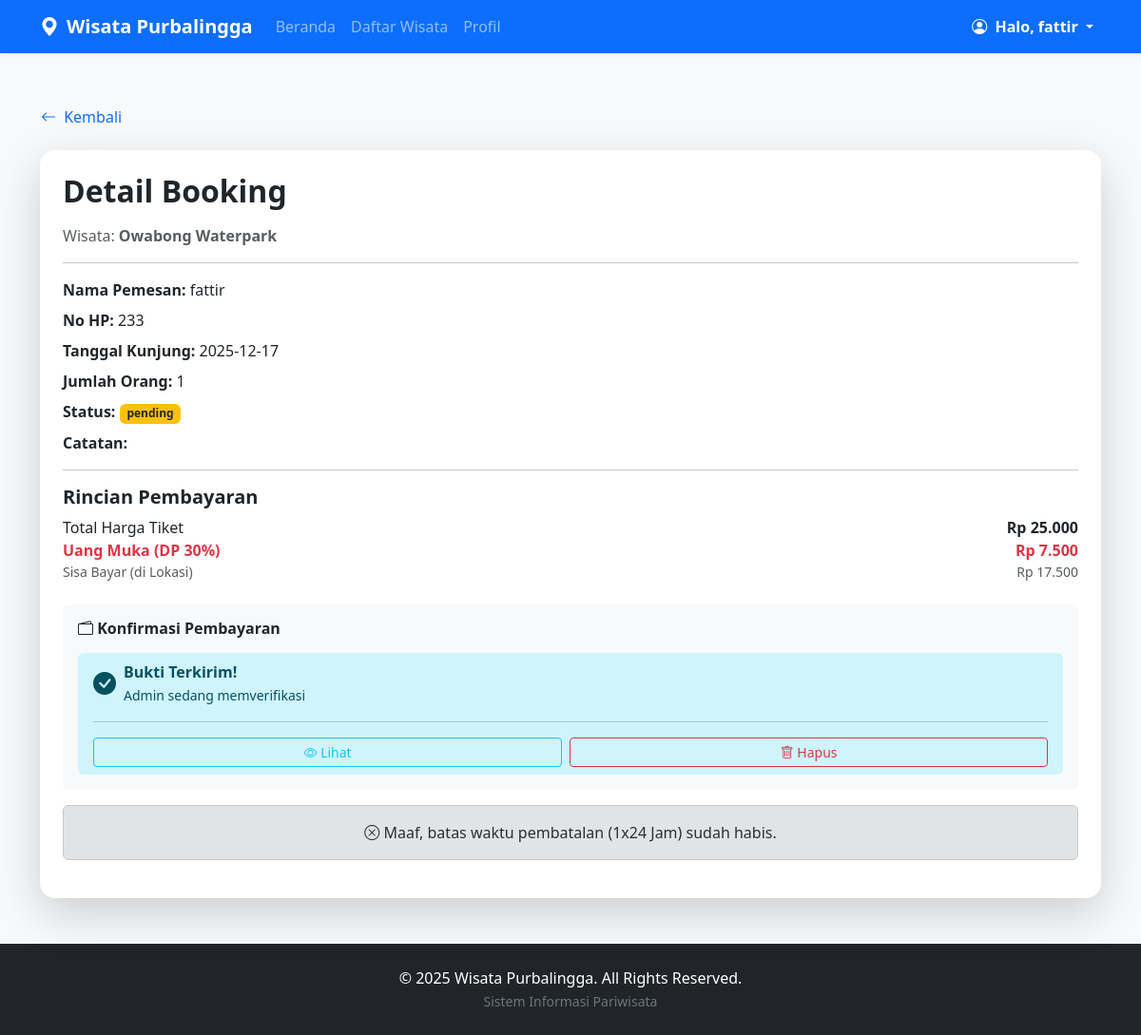
The app's page /booking_detail.php?id_booking=33 (signed in) with its own data.
### tables this page shows
CREATE TABLE `booking_wisata` (
  `id_booking` int NOT NULL,
  `id_user` int DEFAULT NULL,
  `id_wisata` int NOT NULL,
  `nama` varchar(100) NOT NULL,
  `no_hp` varchar(20) NOT NULL,
  `tanggal_kunjung` date NOT NULL,
  `jumlah_orang` int NOT NULL,
  `total_harga` int DEFAULT NULL,
  `catatan` text,
  `status` enum('pending','approved','cancelled') DEFAULT 'pending',
  `created_at` timestamp NULL DEFAULT CURRENT_TIMESTAMP,
  `bukti_bayar` varchar(255) DEFAULT NULL
);

CREATE TABLE `wisata` (
  `id_wisata` int NOT NULL,
  `nama` varchar(150) NOT NULL,
  `deskripsi` text,
  `alamat` text,
  `kecamatan` varchar(100) DEFAULT NULL,
  `kategori` varchar(50) DEFAULT NULL,
  `harga_tiket` int DEFAULT '0',
  `fasilitas` text,
  `link_maps` text,
  `views` int DEFAULT '0',
  `foto` varchar(255) DEFAULT NULL,
  `wa_number` varchar(20) DEFAULT NULL,
  `created_at` datetime DEFAULT CURRENT_TIMESTAMP,
  `latitude` decimal(10,6) NOT NULL,
  `longitude` decimal(10,6) NOT NULL
);

### public/booking_detail.php (the view, shortened to what this page needs)
<?php
require_once '../template/header.php';
require_once '../config/db.php';
$id_booking = $_GET['id_booking'] ?? null;
$query = "SELECT b.*, w.nama AS nama_wisata, w.harga_tiket
          FROM booking_wisata b
          JOIN wisata w ON b.id_wisata = w.id_wisata
          WHERE b.id_booking = '$id_booking'
          AND b.id_user = '{$_SESSION['user_id']}'";
$result = mysqli_query($conn, $query);
$data = mysqli_fetch_assoc($result);
$waktu_booking = strtotime($data['created_at']);
$waktu_sekarang = time();
$batas_detik = 24 * 60 * 60;
$selisih = $waktu_sekarang - $waktu_booking;
$bisa_batal = ($selisih <= $batas_detik);
?>
<div class="container mt-5 mb-5">
    <a href="javascript:history.back()" class="btn btn-link text-decoration-none mb-3 ps-0">
        <i class="bi bi-arrow-left me-1"></i> Kembali
    </a>
    <div class="card shadow-lg border-0 rounded-4">
        <div class="card-body p-4">
            <h2 class="fw-bold mb-3">Detail Booking</h2>
            <p class="text-muted">Wisata:
                <strong><?= htmlspecialchars($data['nama_wisata']) ?></strong>
            </p>
            <hr>
            <div class="mb-2"><strong>Nama Pemesan:</strong> <?= htmlspecialchars($data['nama']) ?></div>
            <div class="mb-2"><strong>No HP:</strong> <?= htmlspecialchars($data['no_hp']) ?></div>
            <div class="mb-2"><strong>Tanggal Kunjung:</strong> <?= $data['tanggal_kunjung'] ?></div>
            <div class="mb-2"><strong>Jumlah Orang:</strong> <?= $data['jumlah_orang'] ?></div>
            <div class="mb-2"><strong>Status:</strong>
                <span class="badge bg-warning text-dark"><?= $data['status'] ?></span>
            </div>
            <div class="mb-2"><strong>Catatan:</strong><br>
            </div>
            <hr>
            <h5 class="fw-bold">Rincian Pembayaran</h5>
            <?php
                $total_harga = $data['total_harga'];
                $persen_dp = 0.3;
                $nominal_dp = $total_harga * $persen_dp;
                $sisa_bayar = $total_harga - $nominal_dp;
            ?>
            <div class="row mb-4">
                <div class="col-6">Total Harga Tiket</div>
                <div class="col-6 text-end fw-bold">Rp <?= number_format($total_harga, 0, ',', '.') ?></div>
                <div class="col-6 text-danger fw-bold">Uang Muka (DP 30%)</div>
                <div class="col-6 text-end fw-bold text-danger">Rp <?= number_format($nominal_dp, 0, ',', '.') ?></div>
                <div class="col-6 text-muted small">Sisa Bayar (di Lokasi)</div>
                <div class="col-6 text-end text-muted small">Rp <?= number_format($sisa_bayar, 0, ',', '.') ?></div>
            </div>
            <div class="card bg-light border-0 mb-3">
                <div class="card-body">
                    <h6 class="fw-bold mb-3"><i class="bi bi-wallet2"></i> Konfirmasi Pembayaran</h6>
                    <?php if (empty($data['bukti_bayar'])): ?>
                        <p class="small text-muted mb-3">
                            Harap transfer DP sebesar <strong>Rp <?= number_format($nominal_dp, 0, ',', '.') ?></strong> ke:
                            <br>
                            <strong>BCA 123-456-789</strong> (Wisata Purbalingga)
                            <br>
                            <span class="text-danger">*Booking akan otomatis batal jika tidak membayar dalam 24 jam.</span>
                        </p>
                        <form action="booking_upload.php" method="POST" enctype="multipart/form-data">
                            <input type="hidden" name="id_booking" value="<?= $data['id_booking'] ?>">
                            <div class="input-group">
                                <input type="file" name="bukti" class="form-control" accept="image/*" required>
                                <button type="submit" class="btn btn-primary">
                                    <i class="bi bi-upload"></i> Kirim Bukti
                                </button>
                            </div>
                            <small class="text-muted fst-italic mt-1 d-block">Format: JPG, PNG (Max 2MB)</small>
                        </form>
                    <?php else: ?>
                        <div class="alert alert-info py-2 mb-0 border-0">
                            <div class="d-flex align-items-center">
                                <i class="bi bi-check-circle-fill fs-4 me-2"></i>
                                <div>
                                    <strong>Bukti Terkirim!</strong><br>
                                    <span class="small">Admin sedang memverifikasi</span>
                                </div>
                            </div>
                            <hr>
                            <div class="d-flex gap-2">
                                <a href="../assets/bukti/<?= $data['bukti_bayar'] ?>" target="_blank" class="btn btn-sm btn-outline-info flex-fill">
                                    <i class="bi bi-eye"></i> Lihat
                                </a>
                                <?php if ($data['status'] == 'pending'): ?>
                                    <a href="booking_hapus_bukti.php?id=<?= $data['id_booking'] ?>"
                                       class="btn btn-sm btn-outline-danger flex-fill"
                                       onclick="return confirm('Yakin ingin menghapus bukti ini? Anda harus upload ulang nanti.')">
                                        <i class="bi bi-trash"></i> Hapus
                                    </a>
                                <?php endif; ?>
                            </div>
                        </div>
                    <?php endif; ?>
                </div>
            </div>
            <?php if ($data['status'] == 'pending'): ?>
                <?php if ($bisa_batal): ?>
                    <a href="booking_cancel.php?id_booking=<?= $data['id_booking'] ?>"
                       class="btn btn-danger mt-3 w-100"
                       onclick="return confirm('Yakin ingin membatalkan? Uang DP tidak dapat dikembalikan.')">
                       Batalkan Booking
                    </a>
                    <?php
                        $sisa = $batas_detik - $selisih;
                        $jam = floor($sisa / 3600);
                        $menit = floor(($sisa % 3600) / 60);
                    ?>
                    <small class="text-danger d-block text-center mt-2">
                        *Sisa waktu pembatalan: <?= $jam ?> jam <?= $menit ?> menit lagi.
                    </small>
                <?php else: ?>
                    <div class="alert alert-secondary mt-3 text-center">
                        <i class="bi bi-x-circle"></i> Maaf, batas waktu pembatalan (1x24 Jam) sudah habis.
                    </div>
                <?php endif; ?>
            <?php endif; ?>
        </div>
    </div>
</div>
<?php require_once '../template/footer.php'; ?>

### assets/style.css (style rules this page uses)
body { background-color: #f8f9fa; min-height: 100vh; display: flex; flex-direction: column; }

### records on screen
booking_wisata: id_wisata.nama "Owabong Waterpark", nama "fattir", no_hp "233", tanggal_kunjung "2025-12-17", jumlah_orang "1", status "pending", total_harga "25.000", total_harga "7.500", total_harga "17.500"

### other values on screen
$_SESSION['user_nama'] "fattir"
